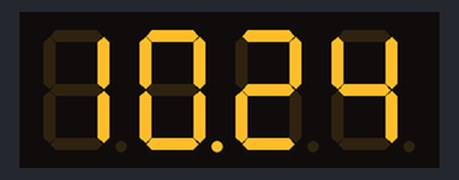
Recording of a sketch running on a simulated ESP32. Parts: 4-digit seven-segment display. Wiring (inferred from the names in the program): 4-digit 7-segment display, segments lit when HIGH: segments GPIO 16, GPIO 27, GPIO 26, GPIO 25, GPIO 33, GPIO 4, GPIO 14, GPIO 32; digit selects GPIO 19, GPIO 18, GPIO 5, GPIO 17. WiFi joins after 1.5 s; servers stay silent unless stated; the local clock reads 2024-03-15 10:24:30 at power-on unless the sketch sets it; the segment pins are drawn as the display they are named for; what the sketch prints to the serial monitor is not drawn.

Above: at 3.1 s.
At 93.4 s:
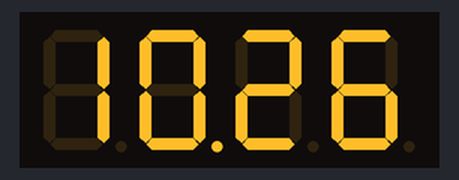

The sketch:

hex.ino
```cpp
#include <time.h>
#include <WiFi.h>
#include <WiFiClient.h>

const unsigned long DELAY = 5; // Must delay in between writing to HEX Display to not cause overlap

// These pin assignments are according to these diagrams:
//    https://github.com/thehookup/ESP32_Ceiling_Light/blob/master/GPIO_Limitations_ESP32_NodeMCU.jpg
//    http://thomas.bibby.ie/using-the-kyx-5461as-4-digit-7-segment-led-display-with-arduino/
const int segA = 16; // A
const int segB = 27; // B
const int segC = 26; // C
const int segD = 25; // D
const int segE = 33; // E
const int segF = 4;  // F
const int segG = 14; // G
const int dp = 32;   // Decimal Point

const int dig1 = 19; // Digit 1
const int dig2 = 18; // Digit 2
const int dig3 = 5;  // Digit 3
const int dig4 = 17; // Digit 4

const char *ssid = "ALLOE6CC5";
const char *password = "magicalbird445";

unsigned long currentMillis = 0; // Keeps track of current milliseconds passed since program start
time_t now = time(nullptr);      // Current real time

void setup(){
  // Start serial port for ESP32
  Serial.begin(115200);

  // Setup pins for HEX
  pinMode(segA, OUTPUT);
  pinMode(segB, OUTPUT);
  pinMode(segC, OUTPUT);
  pinMode(segD, OUTPUT);
  pinMode(segE, OUTPUT);
  pinMode(segF, OUTPUT);
  pinMode(segG, OUTPUT);
  pinMode(dp, OUTPUT);
  pinMode(dig1, OUTPUT);
  pinMode(dig2, OUTPUT);
  pinMode(dig3, OUTPUT);
  pinMode(dig4, OUTPUT);

  // Setup wifi
  WiFi.mode(WIFI_STA);
  WiFi.begin(ssid, password);

  // Wait for connection
  Serial.print("\nWaiting for WiFi Connection");
  while (WiFi.status() != WL_CONNECTED) {
    delay(1000);
    Serial.print(".");
  }

  Serial.print("\nConnected to ");
  Serial.println(ssid);
  Serial.print("IP address: ");
  Serial.println(WiFi.localIP());

  // Get time from internet
  //    void configTime(int timezone, int daylightOffset_sec, const char* server1, const char* server2, const char* server3)
  //    (-6) represents Central Standard Time
  configTime((-6) * 3600, 0, "pool.ntp.org", "time.nist.gov");
  Serial.println("\nWaiting for time");
  while (!time(nullptr)) {
    Serial.print(".");
    delay(1000);
  }
  Serial.println("");

  delay(1000);          // Wait for time to be retrieved from internet
  now = time(nullptr);  // Update real time variable
  Serial.println(ctime(&now));
  // Serial.println(ctime(&now)[11]);
  // Serial.println((char)ctime(&now)[11]);
  // Serial.println((int)ctime(&now)[11]);

  currentMillis = millis();
}

void loop(){

  if(millis() - currentMillis > 5000){ // Get current time every 5 seconds as to not hog cpu
    now = time(nullptr);
    currentMillis = millis();
  }

  // Must subtract 48 due to ascii conversion from char to int i.e. (int)'0' = 48
  print_number(convert_hour((int)ctime(&now)[11] - 48, (int)ctime(&now)[12] - 48, 0), 1);
  print_number(convert_hour((int)ctime(&now)[11] - 48, (int)ctime(&now)[12] - 48, 1), 2);
  print_number((int)ctime(&now)[14] - 48, 3);
  print_number((int)ctime(&now)[15] - 48, 4);
}

int convert_hour(int first, int second, bool digit){
  /*
   * Converts the first and second digits of the hour into normal time non-military time
   */

  if(first == 1 && second > 2){ // Hour: 12 <= x <= 19
    first -= 1;
    second -= 2;
  } else if(first == 2){ // Hour: 20 <= x <= 23
    int number = (first * 10) + second;
    number -= 12;
    first = number / 10;
    second = number - (first * 10);
  }
  if(digit == 0){
    return first;
  } else{
    return second;
  }

}

void print_number(int number, int digit){
  /*
   * Prints the desired number 0-9 on the desired digit 1-4
   */

  if(number == 0){
    zero(digit);
  }
  if(number == 1){
    one(digit);
  }
  if(number == 2){
    two(digit);
  }
  if(number == 3){
    three(digit);
  }
  if(number == 4){
    four(digit);
  }
  if(number == 5){
    five(digit);
  }
  if(number == 6){
    six(digit);
  }
  if(number == 7){
    seven(digit);
  }
  if(number == 8){
    eight(digit);
  }
  if(number == 9){
    nine(digit);
  }
}

void all_low(){
  /*
   * Turns off all segments of the current digit
   */
  digitalWrite(segA, 0);
  digitalWrite(segB, 0);
  digitalWrite(segC, 0);
  digitalWrite(segD, 0);
  digitalWrite(segE, 0);
  digitalWrite(segF, 0);
  digitalWrite(segG, 0);
  digitalWrite(dp, 0);
}

void all_high(){
  /*
   * Turns on all segments of the current digit
   */
  digitalWrite(segA, 1);
  digitalWrite(segB, 1);
  digitalWrite(segC, 1);
  digitalWrite(segD, 1);
  digitalWrite(segE, 1);
  digitalWrite(segF, 1);
  digitalWrite(segG, 1);
  digitalWrite(dp, 1);
}

void zero(int digit){
  all_low();
  select_digit(digit);
  digitalWrite(segA, 1);
  digitalWrite(segB, 1);
  digitalWrite(segC, 1);
  digitalWrite(segD, 1);
  digitalWrite(segE, 1);
  digitalWrite(segF, 1);
  digitalWrite(segG, 0);
  check_decimal(digit);
  delay(DELAY);
}

void one(int digit){
  all_low();
  select_digit(digit);
  digitalWrite(segA, 0);
  digitalWrite(segB, 1);
  digitalWrite(segC, 1);
  digitalWrite(segD, 0);
  digitalWrite(segE, 0);
  digitalWrite(segF, 0);
  digitalWrite(segG, 0);
  check_decimal(digit);
  delay(DELAY);
}

void two(int digit){
  all_low();
  select_digit(digit);
  digitalWrite(segA, 1);
  digitalWrite(segB, 1);
  digitalWrite(segC, 0);
  digitalWrite(segD, 1);
  digitalWrite(segE, 1);
  digitalWrite(segF, 0);
  digitalWrite(segG, 1);
  check_decimal(digit);
  delay(DELAY);
}

void three(int digit){
  all_low();
  select_digit(digit);
  digitalWrite(segA, 1);
  digitalWrite(segB, 1);
  digitalWrite(segC, 1);
  digitalWrite(segD, 1);
  digitalWrite(segE, 0);
  digitalWrite(segF, 0);
  digitalWrite(segG, 1);
  check_decimal(digit);
  delay(DELAY);
}

void four(int digit){
  all_low();
  select_digit(digit);
  digitalWrite(segA, 0);
  digitalWrite(segB, 1);
  digitalWrite(segC, 1);
  digitalWrite(segD, 0);
  digitalWrite(segE, 0);
  digitalWrite(segF, 1);
  digitalWrite(segG, 1);
  check_decimal(digit);
  delay(DELAY);
}

void five(int digit){
  all_low();
  select_digit(digit);
  digitalWrite(segA, 1);
  digitalWrite(segB, 0);
  digitalWrite(segC, 1);
  digitalWrite(segD, 1);
  digitalWrite(segE, 0);
  digitalWrite(segF, 1);
  digitalWrite(segG, 1);
  check_decimal(digit);
  delay(DELAY);
}

void six(int digit){
  all_low();
  select_digit(digit);
  digitalWrite(segA, 1);
  digitalWrite(segB, 0);
  digitalWrite(segC, 1);
  digitalWrite(segD, 1);
  digitalWrite(segE, 1);
  digitalWrite(segF, 1);
  digitalWrite(segG, 1);
  check_decimal(digit);
  delay(DELAY);
}

void seven(int digit){
  all_low();
  select_digit(digit);
  digitalWrite(segA, 1);
  digitalWrite(segB, 1);
  digitalWrite(segC, 1);
  digitalWrite(segD, 0);
  digitalWrite(segE, 0);
  digitalWrite(segF, 0);
  digitalWrite(segG, 0);
  check_decimal(digit);
  delay(DELAY);
}

void eight(int digit){
  all_low();
  select_digit(digit);
  digitalWrite(segA, 1);
  digitalWrite(segB, 1);
  digitalWrite(segC, 1);
  digitalWrite(segD, 1);
  digitalWrite(segE, 1);
  digitalWrite(segF, 1);
  digitalWrite(segG, 1);
  check_decimal(digit);
  delay(DELAY);
}

void nine(int digit){
  all_low();
  select_digit(digit);
  digitalWrite(segA, 1);
  digitalWrite(segB, 1);
  digitalWrite(segC, 1);
  digitalWrite(segD, 1);
  digitalWrite(segE, 0);
  digitalWrite(segF, 1);
  digitalWrite(segG, 1);
  check_decimal(digit);
  delay(DELAY);
}

void select_digit(int digit){
  digitalWrite(dig1, 1);
  digitalWrite(dig2, 1);
  digitalWrite(dig3, 1);
  digitalWrite(dig4, 1);

  if(digit == 1){
    digitalWrite(dig1, 0);
  }else if(digit == 2){
    digitalWrite(dig2, 0);
  }else if(digit == 3){
    digitalWrite(dig3, 0);
  }else if(digit == 4){
    digitalWrite(dig4, 0);
  }
}

void check_decimal(int digit){
  /*
   * Only need to turn on the decimal point between the 2nd and 3rd digits
   */
  if(digit == 2){
    digitalWrite(dp, 1);
  }else{
    digitalWrite(dp, 0);
  }
}
```

Measured:
- what the display in image 0 shows lasts 30.1 s, from 3.1 s to 33.2 s
